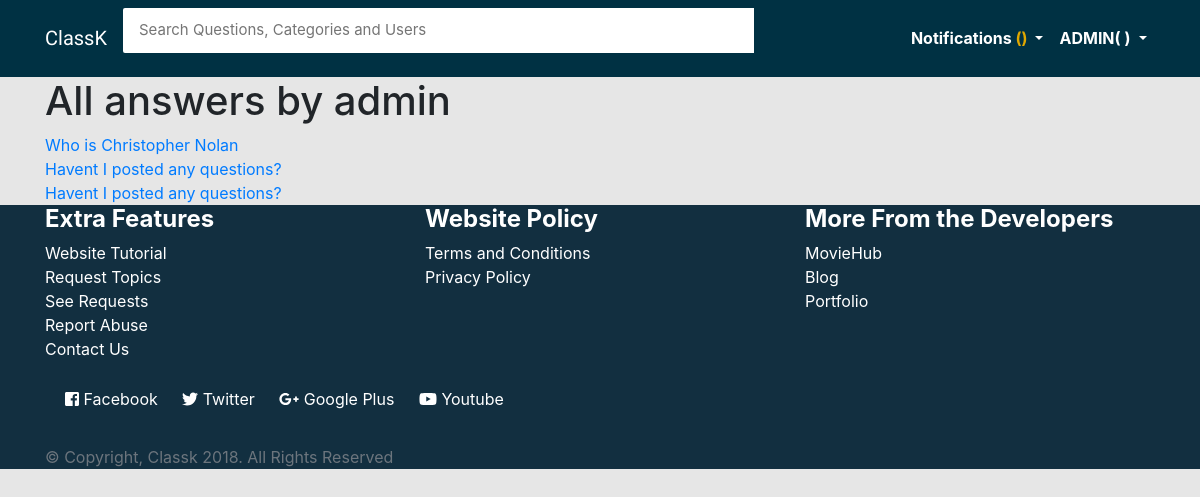
Before: /accounts/all-answers/admin/ (signed in) with the older database file.
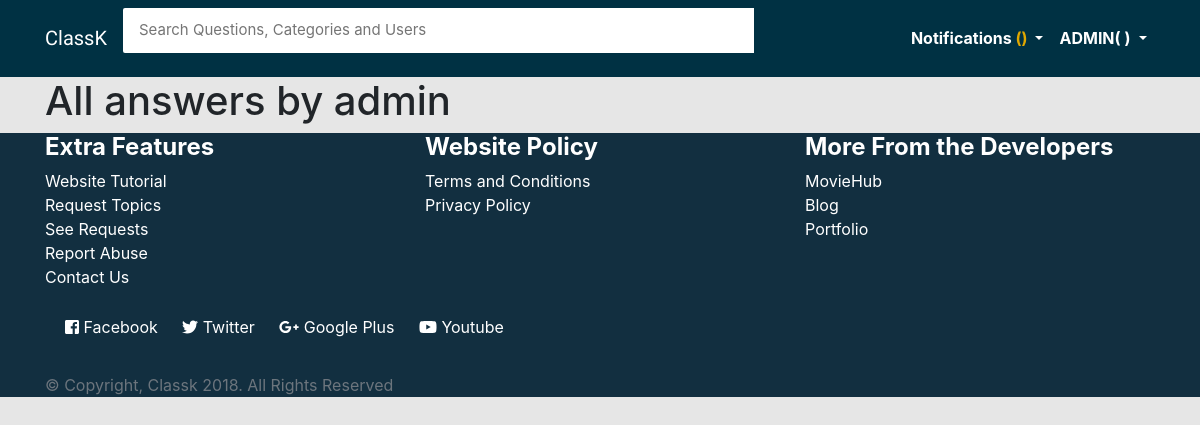
After: the same page with the newer database file.
### main/models.py (models this page shows, shortened)
class Answer(models.Model):
    question = models.ForeignKey(Question, on_delete=models.CASCADE)
    user = models.ForeignKey(User, default=None, on_delete=models.CASCADE)
    answer = models.TextField(max_length=3000, null=True)
    posted_on = models.DateField(default=datetime.datetime.now().date())
    satisfied = models.BooleanField(default=False)
    irrelevant = models.BooleanField(default=False)

class Question(models.Model):
    user = models.ForeignKey(User, on_delete=models.CASCADE)
    title = models.CharField(max_length=150, default=None)
    description = models.TextField(max_length=3000)
    slug = models.SlugField(max_length=140, unique=True)
    date = models.DateTimeField(null=True, default=timezone.now())
    category = models.ForeignKey(Category, null=True, default=None, on_delete=models.CASCADE)
    satisfied = models.BooleanField(default=False)
    viewed = models.IntegerField(default=0)

### account/views.py (the view)
# urls.py: url(r'all-answers/(?P<user>[.\-\w]+)/$', views.all2, name='all2')
def all2(request, user):
    profile = User.objects.get(username=user)
    details = Profile.objects.get(user_id=profile.id)
    all_answers = Answer.objects.filter(user_id=profile.id)
    context = {
        'all_answers':all_answers,
        'details':details
    }
    return render(request, 'account/all_answers.html', context)

### account/templates/account/all_answers.html (shortened to what this page needs)
{% extends 'main/base.html' %}
{% block content %}
<div class="container">
    <h1>All answers by {{ details.user.username }}</h1>
    {% for a in all_answers %}
        <a href="{% url 'main:details' a.question.slug %}">{{ a.question.title }}</a><br>
    {% endfor %}
</div>
{% endblock %}

Changed rows visible on the page:
removed Answer: question "Who is Christopher Nolan"
removed Answer: question "Havent I posted any questions?"
removed Answer: question "Havent I posted any questions?"
